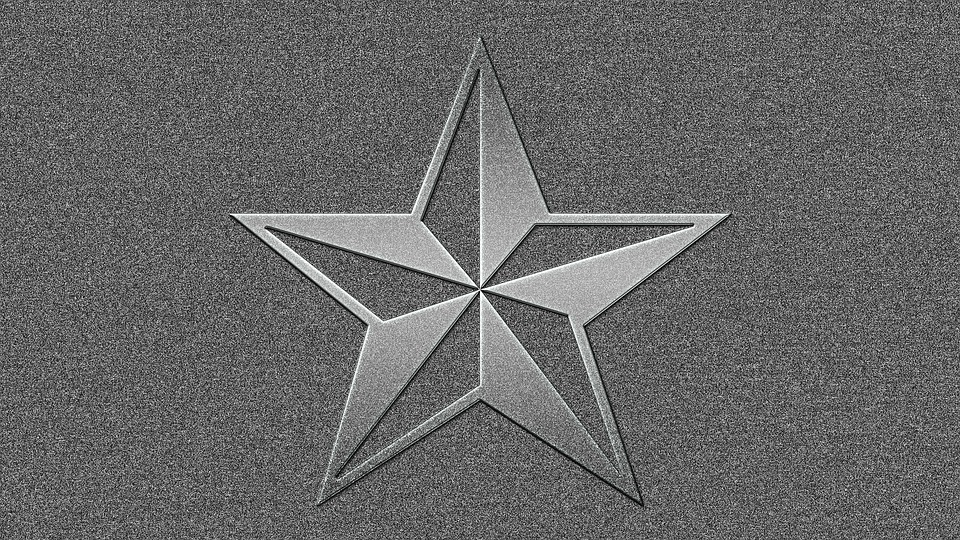
//> input picture ImageProcessing3/ImageProcessing3/images/erosion.jpg, 960 x 540 px
$ ./3_DilationOperation   (built with g++ and OpenCV 4)
//> lines starting //> are read from the running program, lines starting //| are printed output that depends on the picture; after the words box and inside, x2 and y2 are one past the last pixel; in counts of white or black regions, pixels touching at a corner belong together
#include <opencv2/opencv.hpp>

using namespace cv;
using namespace std;

int main(void)
{
	//Mat image = imread("images/dilation.jpg", IMREAD_GRAYSCALE);
	Mat image = imread("images/erosion.jpg", IMREAD_GRAYSCALE);
//> image: 540 rows x 960 cols, CV_8UC1; min 0, max 255, mean 103.5
	CV_Assert(image.data);

	Mat th_img, dst, dst2;
	threshold(image, th_img, 128, 255, THRESH_BINARY);
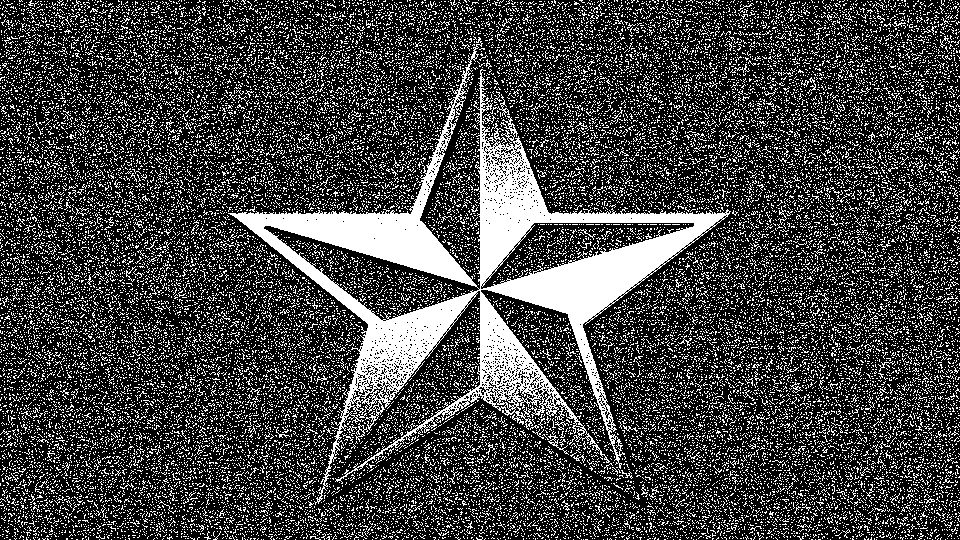
//> th_img: 540 rows x 960 cols, CV_8UC1; 26% white; 33363 white regions (33239 under 20 px), largest, box (x1, y1, x2, y2) and area: (228, 37, 731, 505) 39735, (490, 94, 510, 117) 77, (548, 434, 569, 455) 77

	uchar data[] = {
		0,1,0,
		1,1,1,
		0,1,0
	};

	uchar data2[] = {
		0,0,1,0,0,
		0,0,1,0,0,
		1,1,1,1,1,
		0,0,1,0,0,
		0,0,1,0,0
	};

	Mat mask(3, 3, CV_8UC1, data);
	morphologyEx(th_img, dst, MORPH_DILATE, mask);
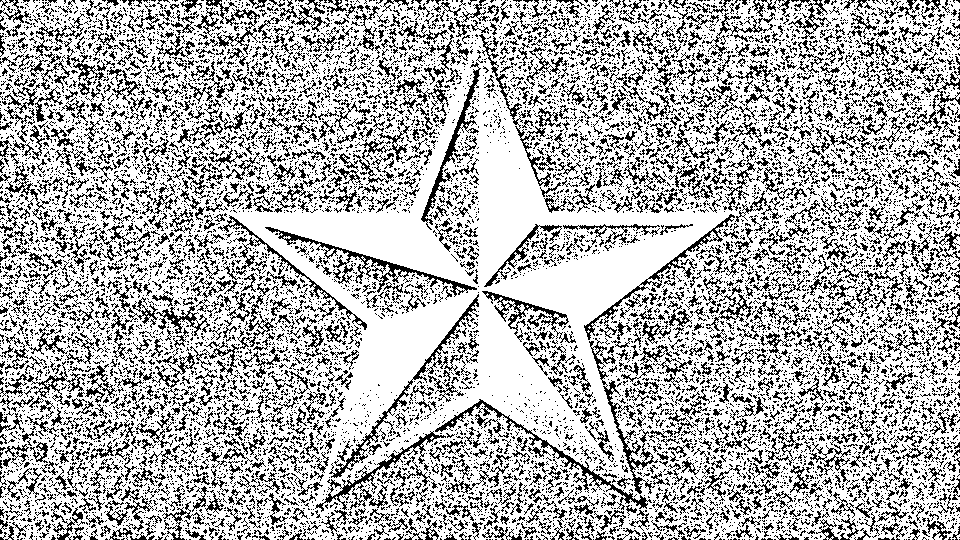
//> dst: 540 rows x 960 cols, CV_8UC1; 70.9% white; black in thin lines or dots

	Mat mask3(3, 3, CV_8UC1, data);
	morphologyEx(th_img, dst2, MORPH_ERODE, mask);
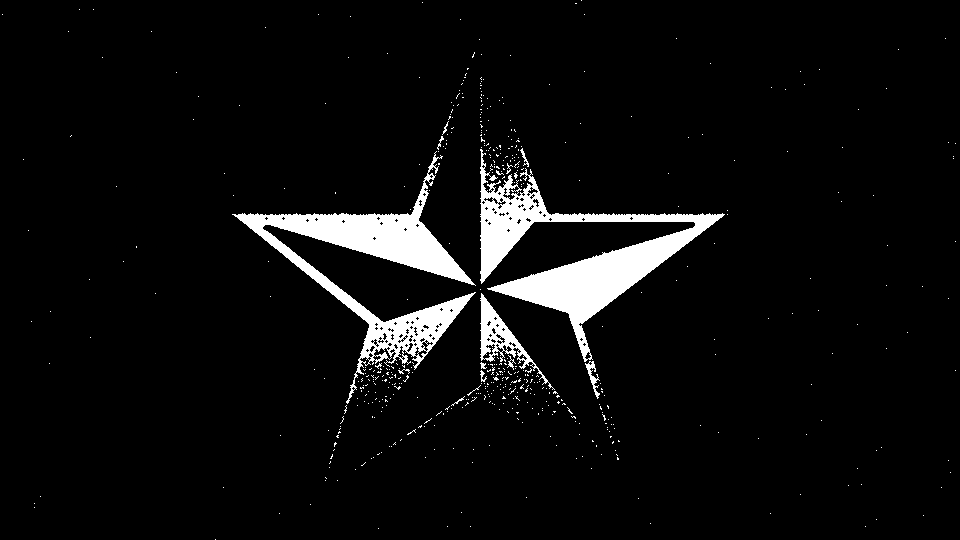
//> dst2: 540 rows x 960 cols, CV_8UC1; 5.3% white; 532 white regions (519 under 20 px), largest, box (x1, y1, x2, y2) and area: (480, 149, 725, 362) 12748, (232, 151, 476, 404) 11855, (480, 293, 555, 390) 1497

	//Mat mask2(5, 5, CV_8UC1, data2);
	//morphologyEx(th_img, dst2, MORPH_DILATE, mask2);


	imshow("image", image);
	imshow("binary", th_img);
	imshow("Dilation", dst);
	imshow("Erosion", dst2);
	//imshow("Dilation2", dst2);
	waitKey();

	return 0;
}

$ run again, with ImageProcessing3/ImageProcessing3/images/add1.jpg copied over ImageProcessing3/ImageProcessing3/images/erosion.jpg
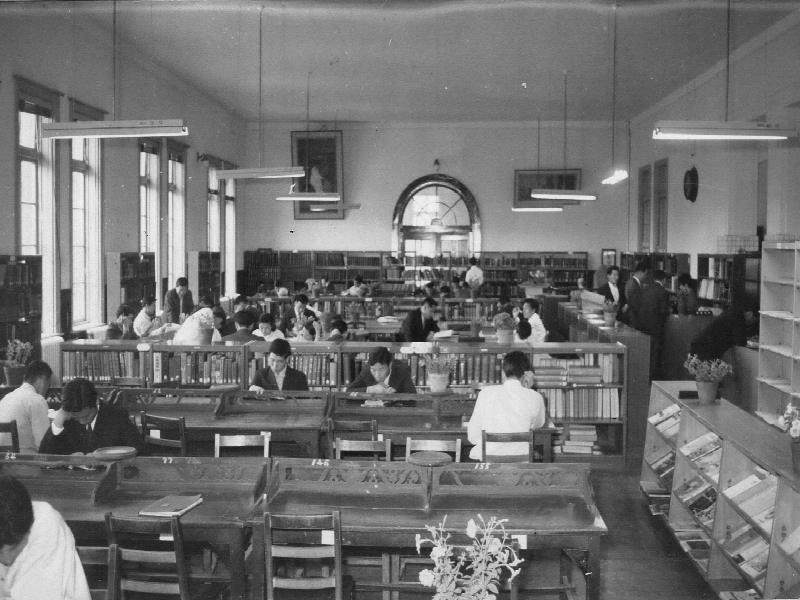
//> input picture ImageProcessing3/ImageProcessing3/images/add1.jpg, 800 x 600 px
//> image is the input picture: 600 rows x 800 cols, CV_8UC1; min 8, max 250, mean 112.9
//> `threshold(image, th_img, 128, 255, THRESH_BINARY);`:
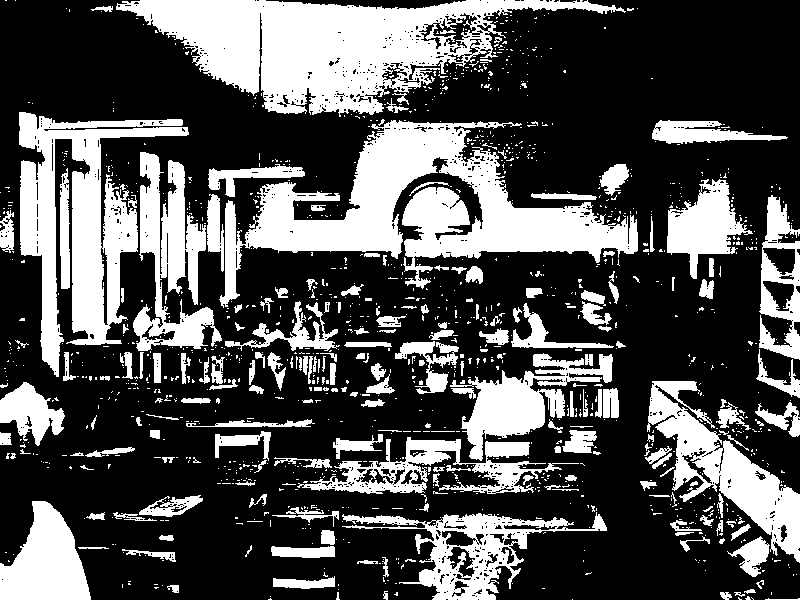
//> th_img: 600 rows x 800 cols, CV_8UC1; 32.1% white; 1313 white regions (1106 under 20 px), largest, box (x1, y1, x2, y2) and area: (219, 120, 638, 308) 27109, (116, 0, 626, 117) 26862, (19, 112, 189, 377) 16940
//> dst: 600 rows x 800 cols, CV_8UC1; 40.5% white; 456 white regions (278 under 20 px), largest, box (x1, y1, x2, y2) and area: (18, 111, 639, 390) 66620, (115, 0, 635, 118) 31442, (273, 352, 620, 513) 18012
//> `morphologyEx(th_img, dst2, MORPH_ERODE, mask);`:
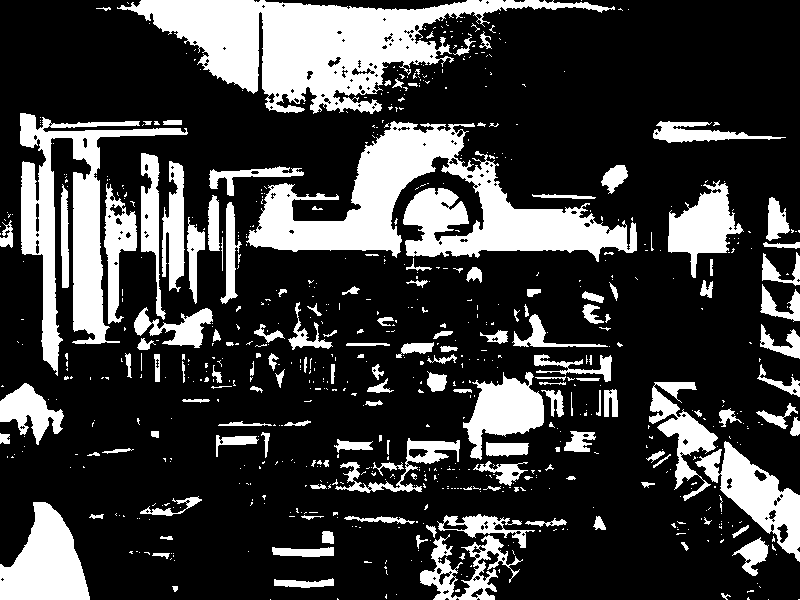
//> dst2: 600 rows x 800 cols, CV_8UC1; 24.2% white; 738 white regions (584 under 20 px), largest, box (x1, y1, x2, y2) and area: (117, 0, 615, 114) 22392, (246, 121, 637, 262) 22164, (20, 113, 188, 376) 11934
